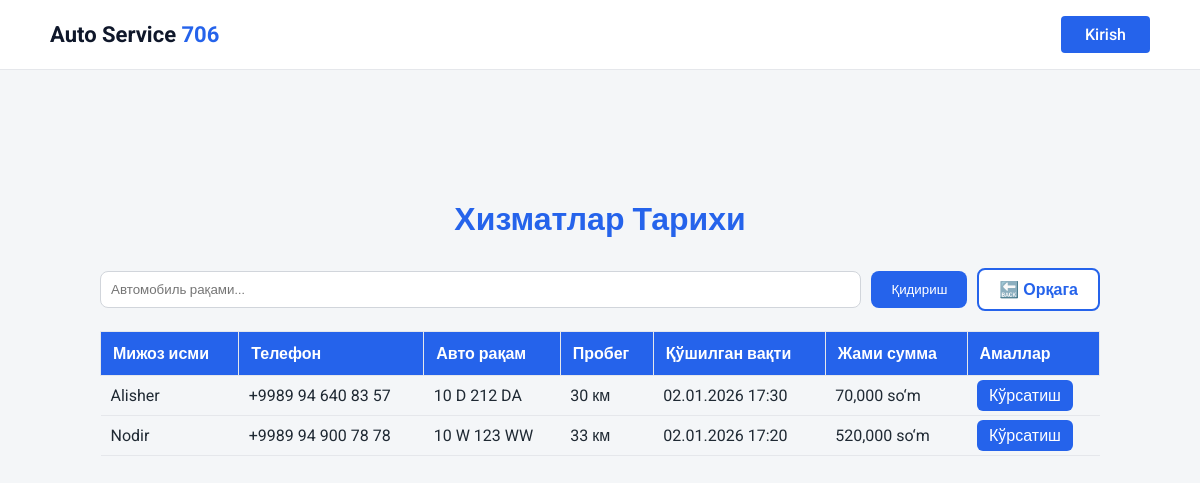
The page /history/ on the database its author committed.
### services/models.py (models this page shows, shortened)
class AutoService(models.Model):
    automobile = models.ForeignKey(AutoMobile, on_delete=models.SET_NULL, null=True)
    services = models.ManyToManyField(Service)
    total_sum = models.IntegerField(default=0)
    created_at = models.DateTimeField(auto_now_add=True)

class AutoMobile(models.Model):
    customer_name = models.CharField(max_length=25)
    customer_phone_number = models.CharField(max_length=25)
    automobile_number = models.CharField(max_length=10)
    mileage = models.IntegerField()
    created_at = models.DateTimeField(auto_now_add=True)

### services/views.py (the view)
# urls.py: path('history/', history_view, name='history-page'),
def history_view(request):
    query = request.GET.get('q', '').strip()  # qidiruv inputidan so'z
    if query:
        autoservices = AutoService.objects.filter(
            Q(automobile__automobile_number__icontains=query)
        ).order_by('-created_at')
    else:
        autoservices = AutoService.objects.all().order_by('-created_at')
    context = {
        'autoservices': autoservices,
        'query': query,
    }
    return render(request, 'role/history.html', context)

### templates/role/history.html
{% extends "base.html" %}
{% load static %}
{% load humanize %}
{% block content %}
<main style="padding:50px; max-width:1200px; margin:0 auto;">
    <h1 style="text-align:center; color:#2563eb; margin-bottom:30px;">Хизматлар Тарихи</h1>
    <div style="display:flex; justify-content:space-between; align-items:center; margin-bottom:20px; gap:10px;">
        <form method="GET" style="flex:1; display:flex; gap:10px;">
            <input type="text" name="q" value="{{ query }}" placeholder="Автомобиль рақами..."
                   style="flex:1; padding:10px; border-radius:8px; border:1px solid #d1d5db;">
            <button type="submit" style="
                padding:10px 20px;
                border:none;
                border-radius:8px;
                background:#2563eb;
                color:white;
                cursor:pointer;
            ">Қидириш</button>
        </form>
        <a href="{% url 'employee-page' %}" style="
            padding:10px 20px;
            border-radius:8px;
            border:2px solid #2563eb;
            background:#ffffff;
            color:#2563eb;
            text-decoration:none;
            font-weight:600;
            transition:0.3s;
            white-space:nowrap;
        " onmouseover="this.style.background='#2563eb'; this.style.color='white';"
           onmouseout="this.style.background='#ffffff'; this.style.color='#2563eb';">
            🔙 Орқага
        </a>
    </div>
    {% if autoservices %}
        <table style="width:100%; border-collapse:collapse; text-align:left; margin-bottom:20px;">
            <thead style="background:#2563eb; color:white;">
                <tr>
                    <th style="padding:12px; border:1px solid #e5e7eb;">Мижоз исми</th>
                    <th style="padding:12px; border:1px solid #e5e7eb;">Телефон</th>
                    <th style="padding:12px; border:1px solid #e5e7eb;">Авто рақам</th>
                    <th style="padding:12px; border:1px solid #e5e7eb;">Пробег</th>
                    <th style="padding:12px; border:1px solid #e5e7eb;">Қўшилган вақти</th>
                    <th style="padding:12px; border:1px solid #e5e7eb;">Жами сумма</th>
                    <th style="padding:12px; border:1px solid #e5e7eb;">Амаллар</th>
                </tr>
            </thead>
            <tbody>
                {% for item in autoservices %}
                <tr style="border-bottom:1px solid #e5e7eb;">
                    <td style="padding:10px;">{{ item.automobile.customer_name }}</td>
                    <td style="padding:10px;">{{ item.automobile.customer_phone_number }}</td>
                    <td style="padding:10px;">{{ item.automobile.automobile_number }}</td>
                    <td style="padding:10px;">{{ item.automobile.mileage|intcomma }} км</td>
                    <td style="padding:10px;">{{ item.created_at|date:"d.m.Y H:i" }}</td>
                    <td style="padding:10px;">{{ item.total_sum|intcomma }} so‘m</td>
                    <td style="padding:10px;">
                        <a href="{% url 'history-detail' item.pk %}" style="
                            padding:6px 12px;
                            border-radius:6px;
                            background:#2563eb;
                            color:white;
                            text-decoration:none;
                        ">Кўрсатиш</a>
                    </td>
                </tr>
                {% endfor %}
            </tbody>
        </table>
    {% else %}
        <p style="text-align:center; color:#64748b;">Ҳозирча хизматлар мавжуд эмас</p>
    {% endif %}
</main>
{% endblock %}

### templates/base.html (shortened to what this page needs)
{% load static %}
<!DOCTYPE html>
<html lang="uz">
<head>
</head>
<body>
<nav class="navbar">
    <div class="logo">Auto Service <span>706</span></div>
    <div class="nav-actions">
        <a href="{% url 'login-page' %}">Kirish</a>
    </div>
</nav>
<main>
    {% block content %}{% endblock %}
</main>
</body>
</html>

### rows shown on the page
AutoService: automobile.customer_name "Alisher", automobile.customer_phone_number "+9989 94 640 83 57", automobile.automobile_number "10 D 212 DA", automobile.mileage "30", created_at "02.01.2026 17:30", total_sum "70,000"
AutoService: automobile.customer_name "Nodir", automobile.customer_phone_number "+9989 94 900 78 78", automobile.automobile_number "10 W 123 WW", automobile.mileage "33", created_at "02.01.2026 17:20", total_sum "520,000"
